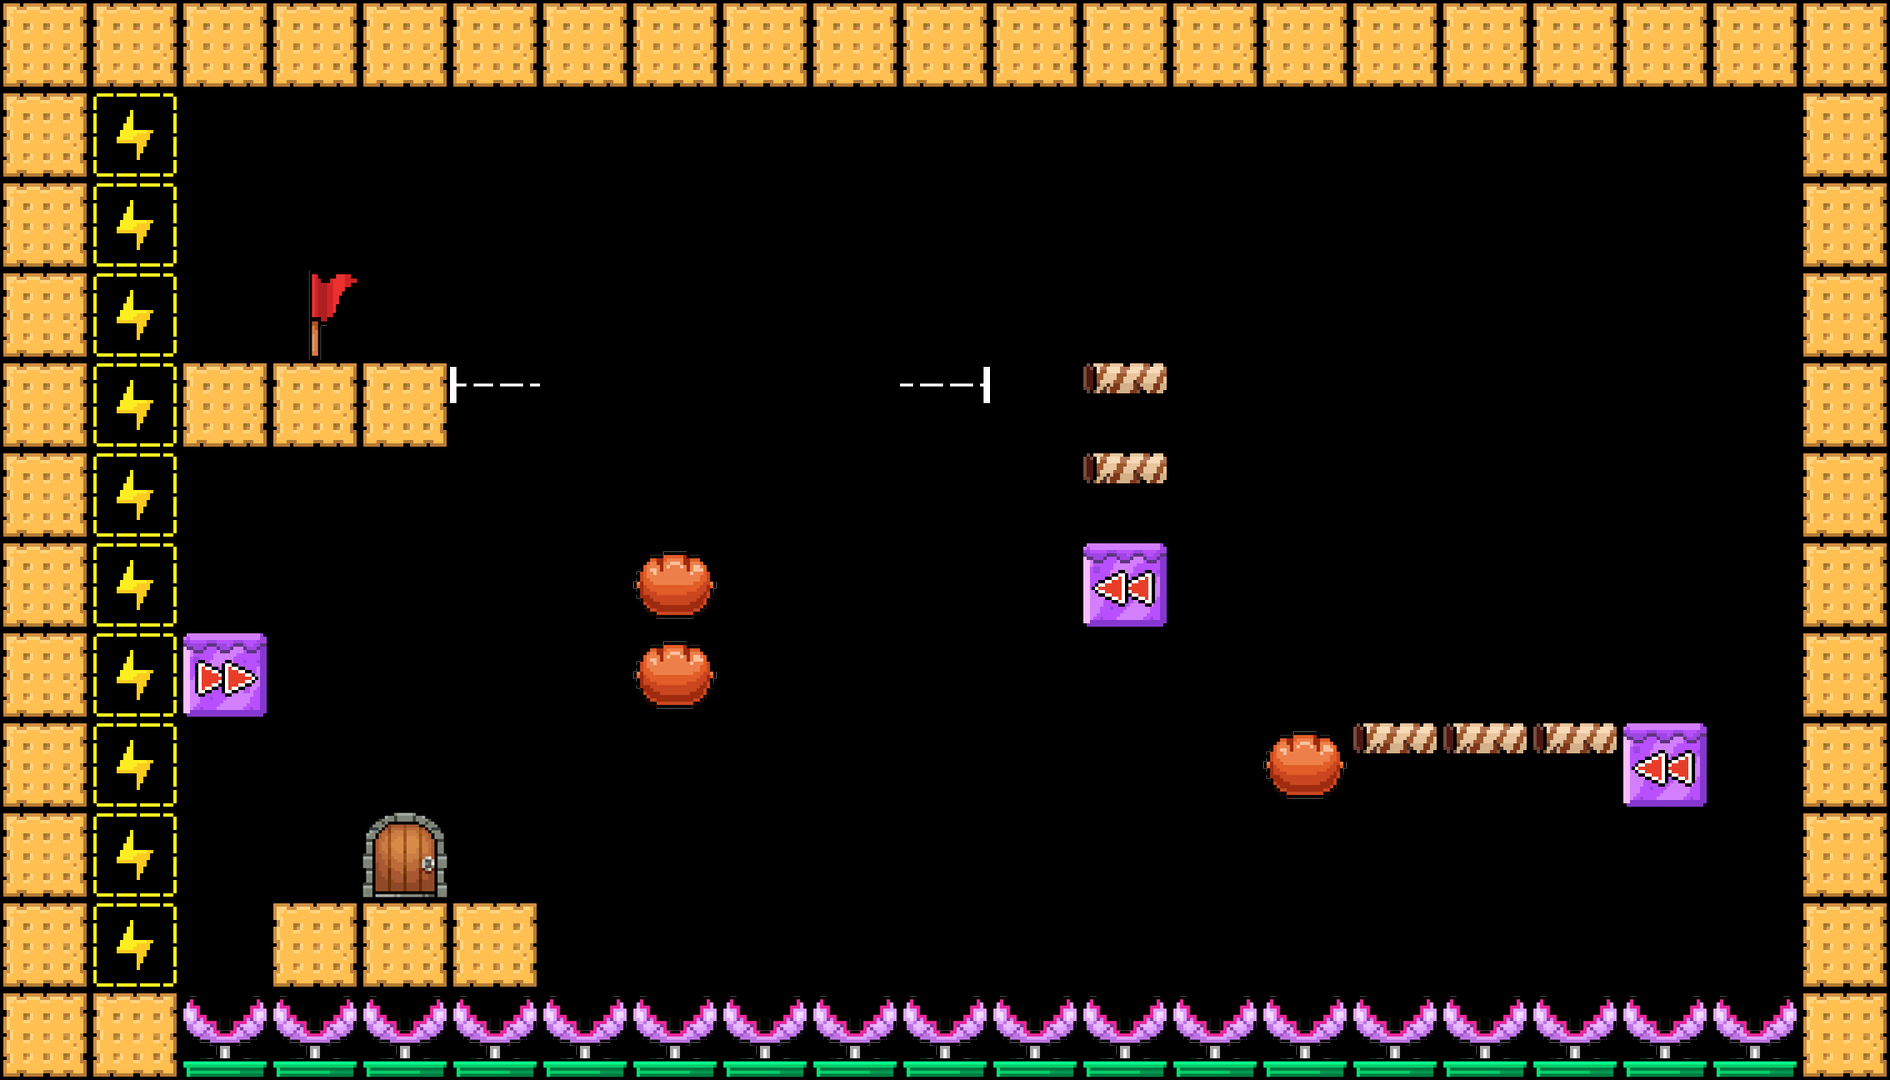

This is a level from a 2D game, rendered from its Tiled map with the project's own tilesets. A one-line summary and the complete map file follow:
An orthogonal 21x12 tile map with 90x90 px tiles, 1 tile layer (TileLayer).

<map version="1.5" tiledversion="1.7.2" orientation="orthogonal" renderorder="right-down" width="21" height="12" tilewidth="90" tileheight="90" infinite="0" nextlayerid="2" nextobjectid="1">
 <properties>
  <property name="block_move_width" value="2" />
 </properties>
 <tileset firstgid="1" source="tile_90.tsx" />
 <layer id="1" name="TileLayer" width="21" height="12">
  <data encoding="csv">
7,7,7,7,7,7,7,7,7,7,7,7,7,7,7,7,7,7,7,7,7,
7,17,0,0,0,0,0,0,0,0,0,0,0,0,0,0,0,0,0,0,7,
7,17,0,0,0,0,0,0,0,0,0,0,0,0,0,0,0,0,0,0,7,
7,17,0,1,0,0,0,0,0,0,0,0,0,0,0,0,0,0,0,0,7,
7,17,7,7,7,24,0,0,0,0,25,0,11,0,0,0,0,0,0,0,7,
7,17,0,0,0,0,0,0,0,0,0,0,11,0,0,0,0,0,0,0,7,
7,17,0,0,0,0,0,3,0,0,0,0,23,0,0,0,0,0,0,0,7,
7,17,22,0,0,0,0,3,0,0,0,0,0,0,0,0,0,0,0,0,7,
7,17,0,0,0,0,0,0,0,0,0,0,0,0,3,11,11,11,23,0,7,
7,17,0,0,2,0,0,0,0,0,0,0,0,0,0,0,0,0,0,0,7,
7,17,0,7,7,7,0,0,0,0,0,0,0,0,0,0,0,0,0,0,7,
7,7,15,15,15,15,15,15,15,15,15,15,15,15,15,15,15,15,15,15,7
</data>
 </layer>
</map>
